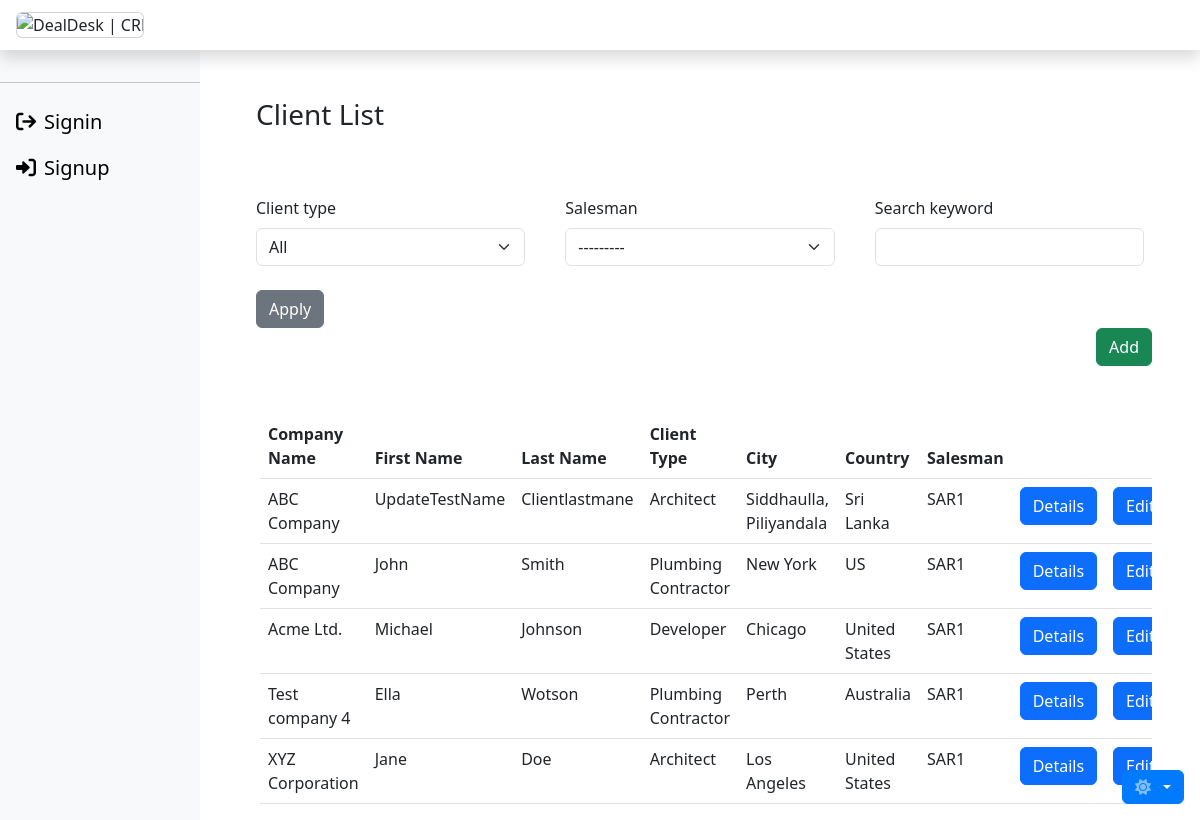
The page /client/list/ on the database its author committed.
### client/models.py (models this page shows, shortened)
class Client(models.Model):
    company_name = models.CharField(max_length=255, null=False)
    first_name = models.CharField(max_length=55, null=False)
    last_name = models.CharField(max_length=55, null=False)
    client_type = models.CharField(
        max_length=55,
        choices=CLIENT_TYPE_CHOICES,
        null=False,
        default="CLN"
    )
    address1 = models.CharField(max_length=255, null=False)
    address2 = models.CharField(max_length=255, null=False)
    postal_code = models.CharField(max_length=10)
    city = models.CharField(max_length=255, null=False)
    country = models.CharField(max_length=255)
    telephone = models.CharField(max_length=20)
    mobile = models.CharField(max_length=20, null=False)
    email = models.EmailField(null=False)
    salesman = models.ForeignKey(
        Sar,
        on_delete=models.SET(get_salesman),
        related_name='clients'
    )
    manager = models.ForeignKey(
        Manager,
        on_delete=models.SET(get_manager),
        related_name='clients'
    )
    created_on = models.DateTimeField(auto_now_add=True)
    updated_on = models.DateTimeField(auto_now=True)
    class Meta:
        verbose_name = 'Client'
        verbose_name_plural = 'Clients'
        db_table = 'Client.Client'
        ordering = ['company_name']

### team/models.py (models this page shows)
class Sar(models.Model):
    first_name = models.CharField(max_length=55)
    last_name = models.CharField(max_length=55)
    mobile = models.CharField(max_length=20)
    email = models.EmailField()
    manager = models.ForeignKey(
        Manager,
        on_delete=models.SET(get_manager),
        related_name='sars',
    )
    created_on = models.DateTimeField(auto_now_add=True)
    updated_on = models.DateTimeField(auto_now=True)
    class Meta:
        db_table = 'Team.Sar'
        ordering = ['first_name']
        verbose_name_plural = 'Sars'
    def __str__(self):
        return f"{self.first_name}"

### client/views.py (the view, shortened to what this page needs)
# urls.py: path('list/', ClientListView.as_view(), name='client_list'),
class ClientListView(ListView):
    model = Client
    template_name = 'client/client_list.html'
    context_object_name = 'clients'
    paginate_by = 10
    def get_queryset(self):
        queryset = super().get_queryset()
        client_type = self.request.GET.get('client_type')
        salesman = self.request.GET.get('salesman')
        search_keyword = self.request.GET.get('search_keyword')
        if client_type:
            queryset = queryset.filter(client_type=client_type)
        if salesman:
            queryset = queryset.filter(salesman_id=salesman)
        return queryset
    def get_context_data(self, **kwargs):
        context = super().get_context_data(**kwargs)
        context['filter_form'] = ClientFilterForm(self.request.GET)
        context['client_form'] = ClientForm()
        return context

### client/forms.py
class ClientFilterForm(forms.Form):
    client_type = forms.ChoiceField(
        choices=[('', 'All')] + list(CLIENT_TYPE_CHOICES),
        widget=forms.Select(attrs={'class': 'form-control'}),
        required=False
    )
    salesman = forms.ModelChoiceField(
        queryset=Sar.objects.all(),
        widget=forms.Select(attrs={'class': 'form-control'}),
        required=False
    )
    search_keyword = forms.CharField(
        widget=forms.TextInput(attrs={'class': 'form-control'}),
        required=False
    )

### client/templates/client/client_list.html (shortened to what this page needs)
{% extends 'base.html' %}
{% load crispy_forms_tags %}
{% block content %}
<div class="col-lg-12">
  <div class="row">
    <div class="col-12">
      <div class="container mt-5">
        <div class="container ms-2">
          <div class="row">
            <div class="col-12">
              <h3 class="bg-body">Client List</h3>
            </div>
          </div>
        </div>
      </div>
      <div class="container">
        <form method="get" action="{% url 'client:client_list' %}">
          <div class="container mt-5">
            <div class="row">
              <div class="col-sm-4">
                <div class="p-2">
                  {{ filter_form.client_type|as_crispy_field }}
                </div>
              </div>
              <div class="col-sm-4">
                <div class="p-2">
                  {{ filter_form.salesman|as_crispy_field }}
                </div>
              </div>
              <div class="col-sm-4">
                <div class="p-2">
                  {{ filter_form.search_keyword|as_crispy_field }}
                </div>
              </div>
            </div>
            <button type="submit" class="btn btn-secondary ms-2">Apply</button>
            <div class="d-flex justify-content-end">
              <a href="{% url 'client:client_new' %}"
                class="btn btn-success link-offset-2 link-underline-opacity-25 link-underline-opacity-100-hover"
                data-bs-toggle="tooltip" data-bs-placement="bottom" title="Add a client">
                Add
              </a>
            </div>
          </div>
        </form>
        <div class="container mt-5">
          <div class="container table-responsive overflow-x-scroll">
            <table class="table bg-body-tertiary table-hover">
              <thead>
                <tr>
                  <th>Company Name</th>
                  <th>First Name</th>
                  <th>Last Name</th>
                  <th>Client Type</th>
                  <th>City</th>
                  <th>Country</th>
                  <th>Salesman</th>
                  <th></th>
                  <th></th>
                </tr>
              </thead>
              <tbody>
                {% for client in clients %}
                <tr>
                  <td>{{ client.company_name }}</td>
                  <td>{{ client.first_name }}</td>
                  <td>{{ client.last_name }}</td>
                  <td>{{ client.get_client_type_display }}</td>
                  <td>{{ client.city }}</td>
                  <td>{{ client.country }}</td>
                  <td>{{ client.salesman }}</td>
                  <td>
                    <button type="button" onclick="location.href='{% url 'client:client_detail' pk=client.pk %}'"
                      class="btn btn-primary link-offset-2 link-underline-opacity-25 link-underline-opacity-100-hover">
                      Details
                    </button>
                  </td>
                  <td>
                    <button type="button" onclick="location.href='{% url 'client:client_edit' pk=client.pk %}'"
                      class="btn btn-primary link-offset-2 link-underline-opacity-25 link-underline-opacity-100-hover">
                      Edit
                    </button>
                  </td>
                </tr>
                {% empty %}
                <tr>
                  <td colspan="7">No clients found.</td>
                </tr>
                {% endfor %}
              </tbody>
            </table>
          </div>
        </div>
      </div>
    </div>
  </div>
</div>
{% endblock %}

### rows shown on the page
Client: company_name "ABC Company", first_name "UpdateTestName", last_name "Clientlastmane", client_type "Architect", city "Siddhaulla, Piliyandala", country "Sri Lanka", salesman "SAR1"
Client: company_name "ABC Company", first_name "John", last_name "Smith", client_type "Plumbing Contractor", city "New York", country "US", salesman "SAR1"
Client: company_name "Acme Ltd.", first_name "Michael", last_name "Johnson", client_type "Developer", city "Chicago", country "United States", salesman "SAR1"
Client: company_name "Test company 4", first_name "Ella", last_name "Wotson", client_type "Plumbing Contractor", city "Perth", country "Australia", salesman "SAR1"
Client: company_name "XYZ Corporation", first_name "Jane", last_name "Doe", client_type "Architect", city "Los Angeles", country "United States", salesman "SAR1"
